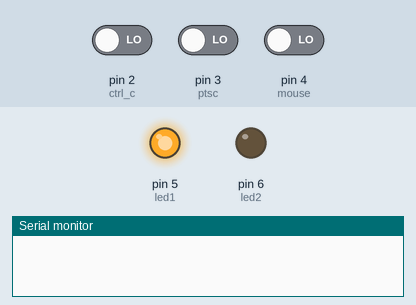
Bench run of a sketch on a simulated Arduino Uno, built with avr-gcc and run on an emulated ATmega328P. On the bench: output pins drawn as LEDs (lit = HIGH), the last lines printed to the serial monitor. Dashed ring = blinking. The inputs (shaded band) are chosen by the test bench; at power-on: pin 2 (ctrl_c) LOW, pin 3 (ptsc) LOW, pin 4 (mouse) LOW.

Above: at 0.1 s.
At 2.2 s:
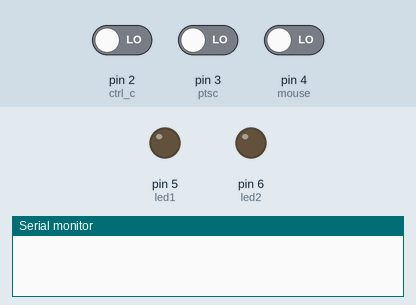
2.3 s: pin 2 (ctrl_c) driven HIGH
At 3.3 s:
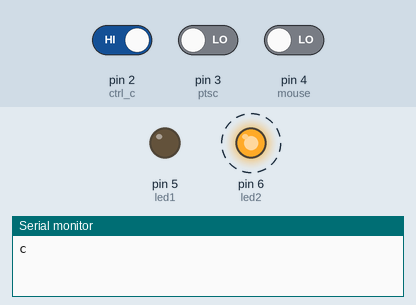
5.3 s: pin 3 (ptsc) driven HIGH
8.3 s: pin 4 (mouse) driven HIGH
Timing chart, 0 to 17.3 s (numbered marks = the images above; inputs shaded):
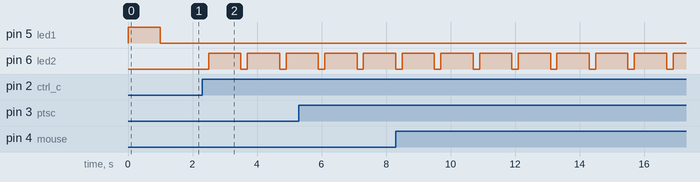

Measured:
- after the input at 2.3 s, pin 6 (led2): alternates HIGH for 1.0 s and LOW for 0.20 s, starting after 0.20 s

The sketch:

sketch_sender.ino
```cpp
const int ctrl_c =2;  //引脚定义
const int ptsc =3;
const int mouse =4;
const int led1 =5;
const int led2 =6;
int val_c =0;       //按键存储值定义
int val_p =0;
int val_m =0;

void setup() {
  pinMode(led1,OUTPUT);
  pinMode(led2,OUTPUT);
  pinMode(ctrl_c,INPUT); //指定引脚模式
  pinMode(ptsc,INPUT);
  pinMode(mouse,INPUT);
  Serial.begin(9600);  //串口初始化
  digitalWrite(led1,HIGH);   //boot指示
  delay(1000);
  digitalWrite(led1,LOW);
}

void loop() {
   val_c=digitalRead(ctrl_c);  //电平读取
   val_p=digitalRead(ptsc);
   val_m=digitalRead(mouse);


   if (val_c==HIGH){
    Serial.print("c");
    delay(200);
    digitalWrite(led2,HIGH);   //tx指示
    delay(1000);
    digitalWrite(led2,LOW);
   }
   if (val_p==HIGH){
    Serial.print("p");
    delay(200);
    digitalWrite(led2,HIGH);   //tx指示
    delay(1000);
    digitalWrite(led2,LOW);
   }
   if (val_m==HIGH){
    Serial.print("m");
    delay(200);
    digitalWrite(led2,HIGH);   //tx指示
    delay(1000);
    digitalWrite(led2,LOW);
   }
}
```
